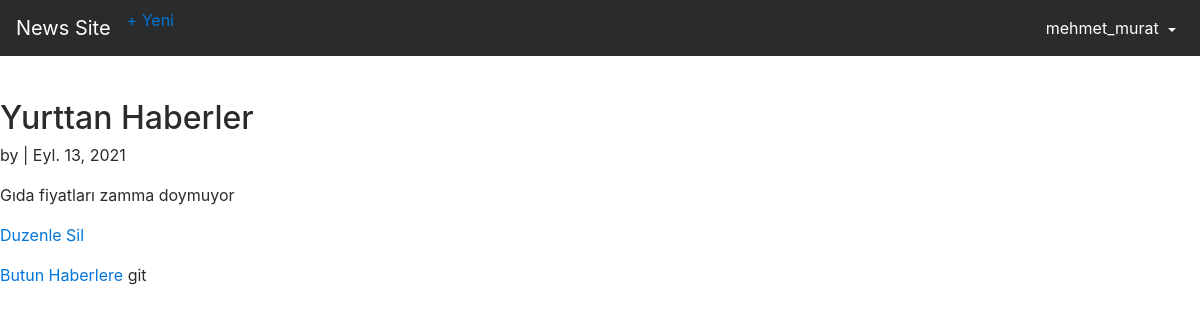
/articles/2/ (signed in), run on the app's committed database.
### users/models.py (models this page shows)
class CustomUser (AbstractUser):
    age=models.PositiveIntegerField(null=True, blank=True)

### articles/models.py (models this page shows, shortened)
class Article(models.Model):
    title = models.CharField(max_length=200, verbose_name='Baslik')
    body = models.TextField(verbose_name='Metin')
    date = models.DateField(auto_now_add=True, verbose_name='Tarih')
    author_name = models.ForeignKey(get_user_model(), on_delete=models.CASCADE, verbose_name='Yazar')

### articles/views.py (the view)
# urls.py: path('<int:pk>/',ArticleDetailView.as_view(), name='article_detail'),
class ArticleDetailView(LoginRequiredMixin, DetailView):
    model = Article
    template_name='article_detail.html'
    login_url='login'

### users/templates/article_detail.html
{% extends 'base.html' %}
{% block content %}
<div class="article-entry">
    <h2>{{ object.title }}</h2>
    <p>by {{ object.author }} | {{ object.date }}</p>
    <p>{{ object.body }}</p>
</div>
<p><a href="{% url 'article_edit' article.pk %}">Duzenle</a>
    <a href="{% url 'article_delete' article.pk %}">Sil</a>
</p>
<p><a href="{% url 'article_list' %}">Butun Haberlere</a> git</p>
{% endblock content %}

### users/templates/includes/navbar.html (shortened to what this page needs)
<nav class="navbar navbar-toggleable-md navbar-inverse fixed-top bg-inverse">
    <a class="navbar-brand" href="{% url 'home' %}">News Site</a>
  <div class="collapse navbar-collapse" id="navbarCollapse">
    {% if request.user.is_authenticated %}
      <ul class="navbar-nav mr-auto">
        <li class="nav-item"><a href="{% url 'article_new' %}">+ Yeni</a></li>
      </ul>
      <ul class="navbar-nav ml-auto">
        <li class="nav-item active">
          <a class="nav-link dropdown-toggle" href="#" id="userMenu"
            data-toggle="dropdown" aria-haspopup="true"
            aria-expanded="false">
            {{ user.username }}
          </a>
        </li>
      </ul>
    {% else %}
      <form class="form-inline ml-auto">
        <a href="{% url 'login' %}" class="btn btn-primary ml-2">Giris</a>
        <a href="{% url 'signup' %}" class="btn btn-success ml-2">Kaydol</a>
      </form>
    {% endif %}
  </div>
</nav>

### data on the page
CustomUser: username "mehmet_murat"
Article: title "Yurttan Haberler", date "Eyl. 13, 2021", body "Gıda fiyatları zamma doymuyor"
